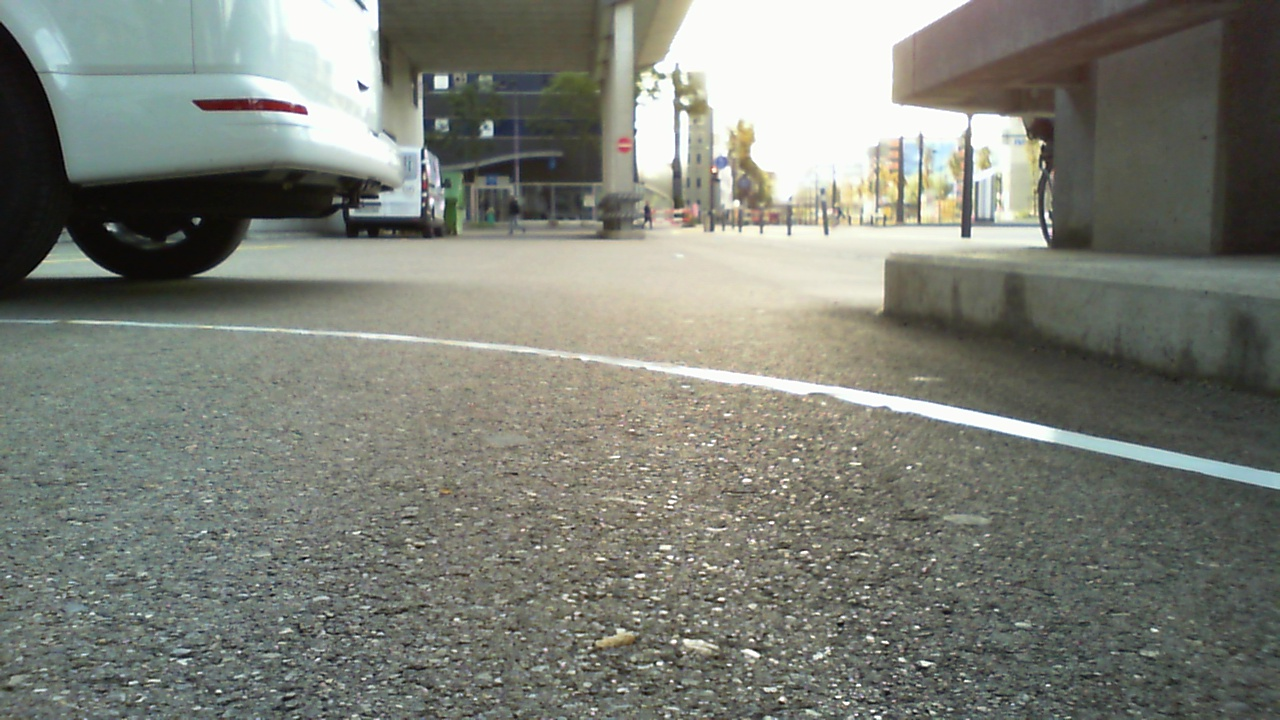
%> input picture testimages/im5.jpg, 1280 x 720 px
$ octave lane.m   (GNU Octave 9; MATLAB toolbox functions it lacks are replaced by stand-ins)
%> lines starting %> are read from the running program, lines starting %| are printed output that depends on the picture; in (x1, y1, x2, y2) boxes, pixels count from 0 and x2, y2 are one past the last pixel; in counts of white or black regions, pixels touching at a corner belong together; the program's own positions count from 1
clear all
im = imread('testimages/im5.jpg');
%> im is the input picture: size 720x1280x3 uint8; mean R, G, B 124.3, 127.3, 118.5


imgrey = rgb2gray(im);
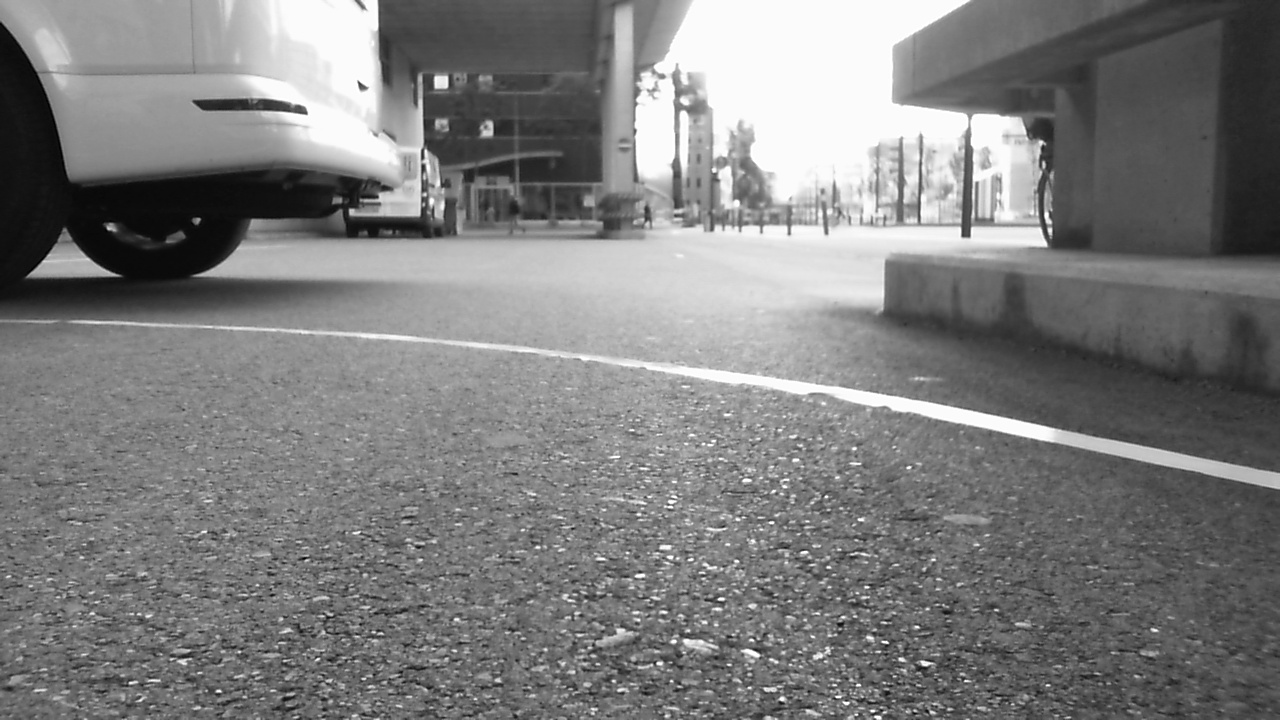
%> imgrey: size 720x1280 uint8; min 0, max 255, mean 125.4


imcrop = imgrey(400:end, 1:end);
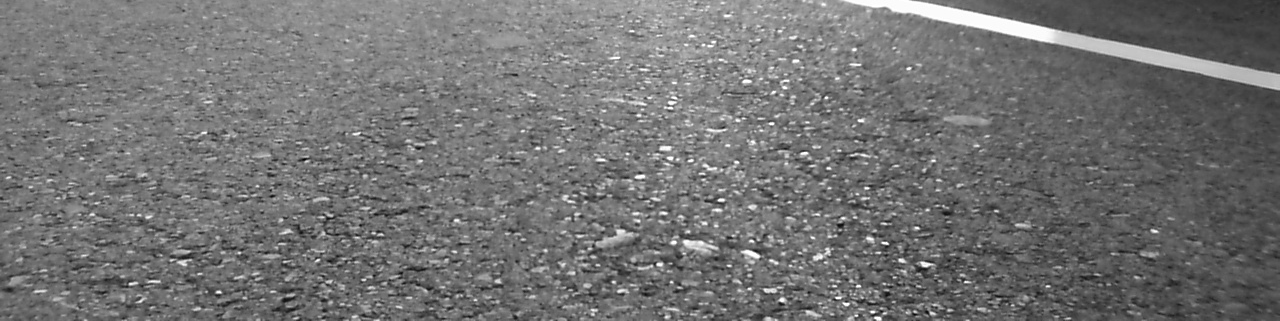
%> imcrop: size 321x1280 uint8; min 1, max 255, mean 114.7
imshow(imcrop);

bordersize = 4
img = uint8(ones(size(imcrop)+[bordersize*2, bordersize*2])*10);
img(bordersize+1:end-bordersize, bordersize+1:end-bordersize) = imcrop;
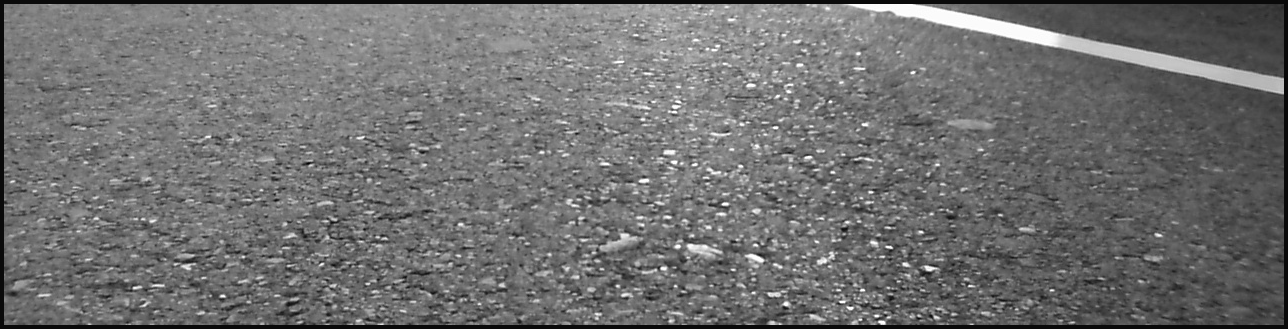
%> img: size 329x1288 uint8; min 1, max 255, mean 111.5


imshow(img);


imedge = edge(img,'Canny',[0.08, 0.3], 3);
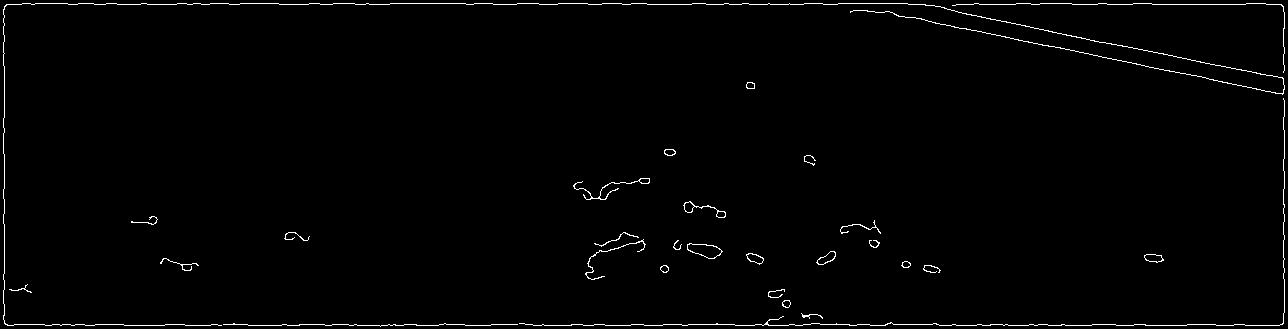
%> imedge: size 329x1288 logical; 1.3% white in thin lines or dots


%corner hack
size = bordersize * 8;
imedge(1:size, 1:size) = 0;
%> imedge: size 329x1288 logical; 1.3% white in thin lines or dots
imedge(end-size:end, 1:size) = 0;
%> imedge: size 329x1288 logical; 1.2% white in thin lines or dots
imedge(1:size, end-size:end) = 0;
%> imedge: size 329x1288 logical; 1.2% white in thin lines or dots
imedge(end-size:end, end-size:end) = 0;
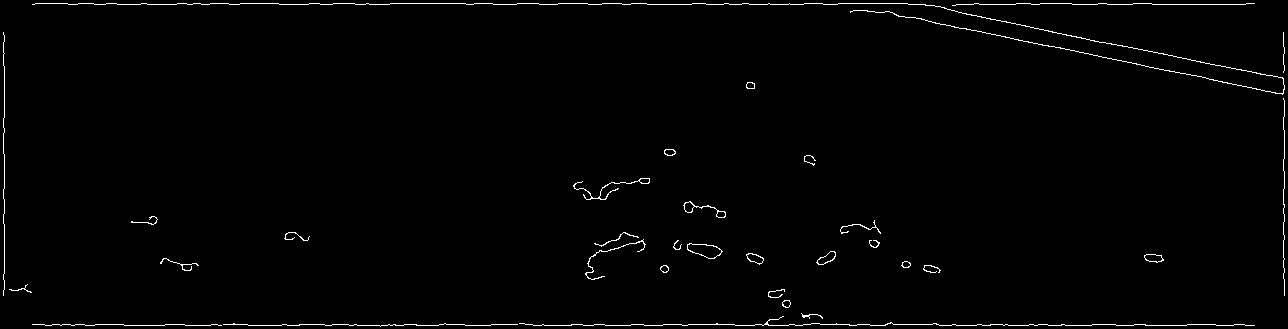
%> imedge: size 329x1288 logical; 1.2% white in thin lines or dots


se = strel('disk',4);
imedge = imdilate(imedge,se);
%> imedge: size 329x1288 logical; 8.4% white; 22 white regions, largest, box (x1, y1, x2, y2) and area: (29, 0, 1288, 299) 16317, (29, 310, 1258, 329) 9149, (0, 29, 35, 299) 2147
figure, imshow(imedge)


imedge = imfill(imedge, 'holes');
%> imedge: size 329x1288 logical; 9.2% white; 22 white regions, largest, box (x1, y1, x2, y2) and area: (29, 0, 1288, 299) 19335, (29, 310, 1258, 329) 9160, (0, 29, 35, 299) 2147
se = strel('disk',10);
imedge = imopen(imedge,se);
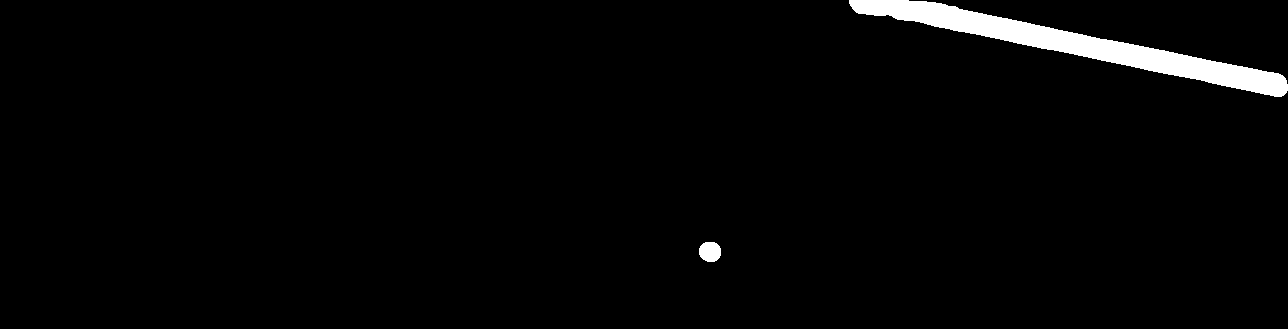
%> imedge: size 329x1288 logical; 2.3% white; 2 white regions, box (x1, y1, x2, y2) and area: (849, 0, 1288, 97) 9516, (699, 242, 721, 262) 364


figure,imshow(imedge)

imsmooth = imgaussfilt(uint8(imedge)*255,20);
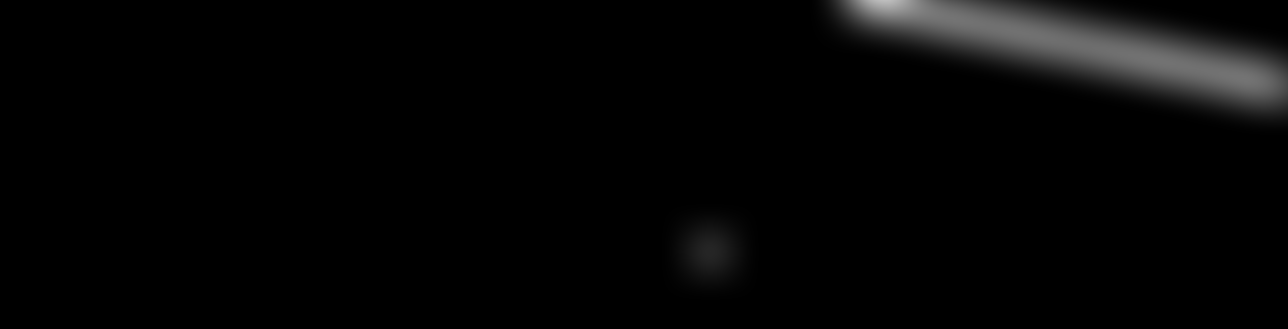
%> imsmooth: size 329x1288 uint8; min 0, max 189, mean 5.7
figure,imshow(imsmooth)

%s = regionprops((img_filled), 'centroid','eccentricity','Area', 'FilledImage', 'FilledArea','Perimeter', 'Solidity', 'PixelIdxList');

$ run again, with testimages/im0.jpg copied over testimages/im5.jpg
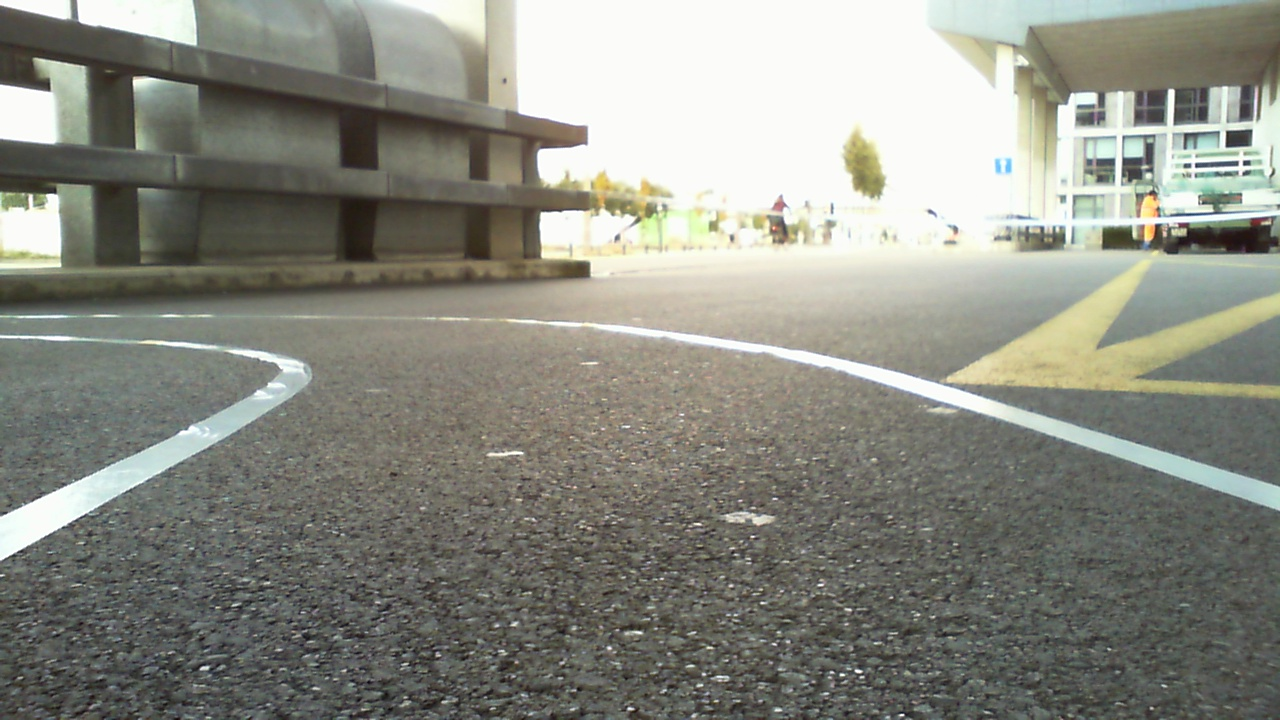
%> input picture testimages/im0.jpg, 1280 x 720 px
%> im is the input picture: size 720x1280x3 uint8; mean R, G, B 138.1, 139.2, 129.9
%> `imedge(end-size:end, end-size:end) = 0;`:
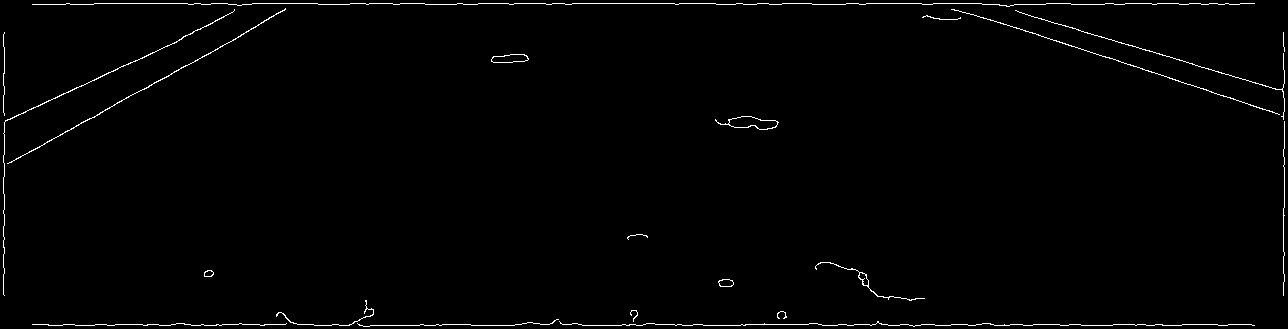
%> imedge: size 329x1288 logical; 1.2% white in thin lines or dots
%> `imsmooth = imgaussfilt(uint8(imedge)*255,20);`:
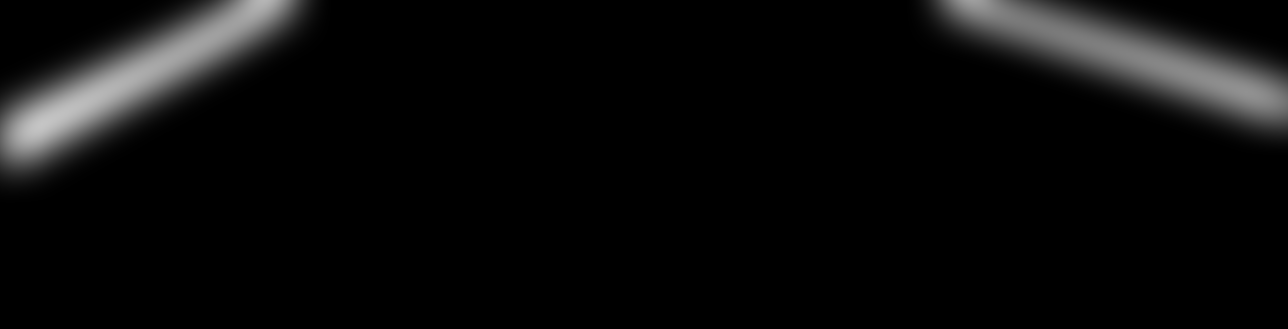
%> imsmooth: size 329x1288 uint8; min 0, max 197, mean 11.9

$ run again, with testimages/im10.jpg copied over testimages/im5.jpg
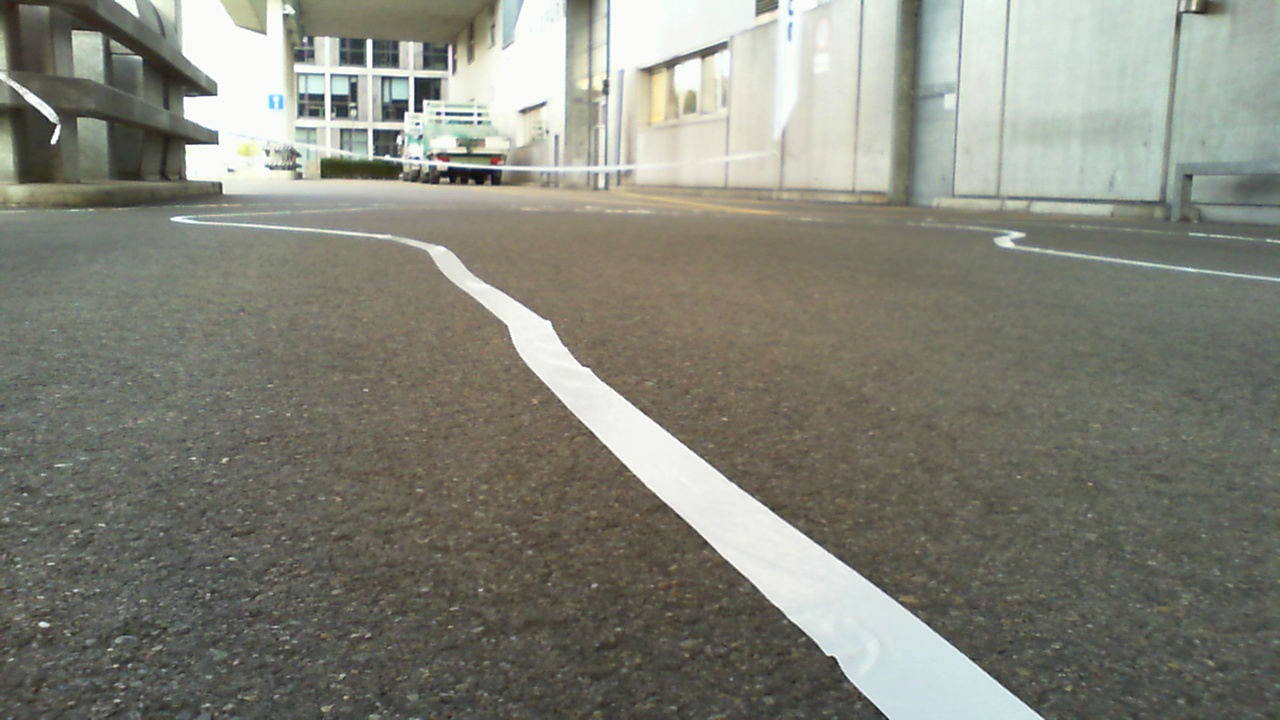
%> input picture testimages/im10.jpg, 1280 x 720 px
%> im is the input picture: size 720x1280x3 uint8; mean R, G, B 130.8, 131.8, 121.1
%> `imsmooth = imgaussfilt(uint8(imedge)*255,20);`:
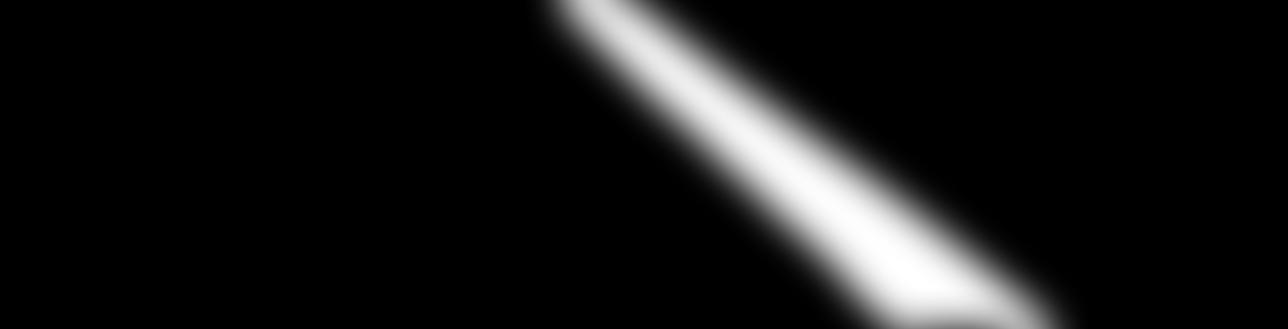
%> imsmooth: size 329x1288 uint8; min 0, max 255, mean 23.5
